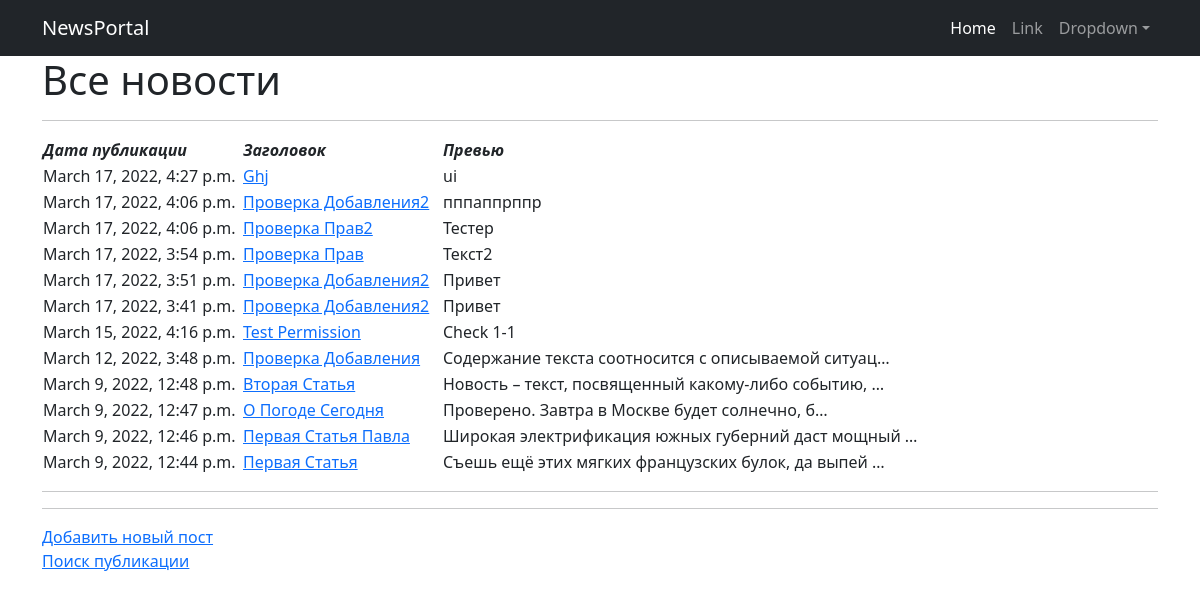
Page /news/ on the committed database.
### newspage/models.py (models this page shows, shortened)
class Post(models.Model):
    news = 'N'
    article = 'A'
    type = [
        (news, 'Новость'),
        (article, 'Статья')
    ]
    type_post = models.CharField(max_length=1, choices=type, default=article)
    author = models.ForeignKey(Author, on_delete=models.CASCADE)
    time_write = models.DateTimeField(auto_now_add=True)
    title = models.CharField(max_length=255, blank=False)
    text = models.TextField()
    rating = models.IntegerField(default=0)

### newspage/views.py (the view)
# urls.py: path('', PostList.as_view()),
class PostList(ListView):
    model = Post
    template_name = 'posts.html'
    context_object_name = 'posts'
    queryset = Post.objects.order_by('-id')
    paginate_by = 20

### templates/posts.html (shortened to what this page needs)
{% extends 'flatpages/default.html' %}
{% block content %}
    <h1>Все новости</h1>
    <hr>
    {% if posts %}
        <table>
            <thead>
                <tr>
                    <td width="200">
                        <em><strong> Дата публикации </strong></em>
                    </td>
                    <td width="200">
                        <em><strong> Заголовок </strong></em>
                    </td>
                    <td>
                        <em><strong> Превью </strong></em>
                    </td>
                </tr>
            </thead>
        {% for post in posts %}
            <tr>
                <td>
                    {{ post.time_write }}
                </td>
                <td>
                    <a href="{% url 'post' post.id %}">{{ post.title | title }}</a>
                </td>
                <td>
                    {{ post.text | truncatechars:51 }}
                </td>
            </tr>
        {% endfor %}
        </table>
<hr>
    {% else %}
        <h2>Новостей нет!</h2>
    {% endif %}
<hr>
    <a href="{% url 'post_add' %}">Добавить новый пост</a> <br>
    <a href="{% url 'post_search' %}">Поиск публикации</a> <br>
{% endblock content %}

### templates/flatpages/default.html (shortened to what this page needs)
<!DOCTYPE html>
<html lang="en">
    <head>
        {% load static %}
        <link href="{% static 'css/styles.css' %}" rel="stylesheet" />
    </head>
    <body>
        <nav class="navbar navbar-expand-lg navbar-dark bg-dark">
            <div class="container">
                <a class="navbar-brand" href="#">NewsPortal</a>
                <div class="collapse navbar-collapse" id="navbarSupportedContent">
                    <ul class="navbar-nav ms-auto mb-2 mb-lg-0">
                        <li class="nav-item"><a class="nav-link active" aria-current="page" href="#">Home</a></li>
                        <li class="nav-item"><a class="nav-link" href="#">Link</a></li>
                        <li class="nav-item dropdown">
                            <a class="nav-link dropdown-toggle" id="navbarDropdown" href="#" role="button" data-bs-toggle="dropdown" aria-expanded="false">Dropdown</a>
                        </li>
                    </ul>
                </div>
            </div>
        </nav>
        <div class="container">
            <div class="row">
                <div class="col-lg-12 text-left">
                    {% block content %}{% endblock content %}
                </div>
            </div>
        </div>
    </body>
</html>

### rows in the picture
Post: time_write "March 17, 2022, 4:27 p.m.", title "Ghj", text "ui"
Post: time_write "March 17, 2022, 4:06 p.m.", title "Проверка Добавления2", text "пппаппрппр"
Post: time_write "March 17, 2022, 4:06 p.m.", title "Проверка Прав2", text "Тестер"
Post: time_write "March 17, 2022, 3:54 p.m.", title "Проверка Прав", text "Текст2"
Post: time_write "March 17, 2022, 3:51 p.m.", title "Проверка Добавления2", text "Привет"
Post: time_write "March 17, 2022, 3:41 p.m.", title "Проверка Добавления2", text "Привет"
Post: time_write "March 15, 2022, 4:16 p.m.", title "Test Permission", text "Check 1-1"
Post: time_write "March 12, 2022, 3:48 p.m.", title "Проверка Добавления", text "Содержание текста соотносится с описываемой ситуац…"
Post: time_write "March 9, 2022, 12:48 p.m.", title "Вторая Статья", text "Новость – текст, посвященный какому-либо событию, …"
Post: time_write "March 9, 2022, 12:47 p.m.", title "О Погоде Сегодня", text "Проверено. Завтра в Москве будет солнечно, б…"
Post: time_write "March 9, 2022, 12:46 p.m.", title "Первая Статья Павла", text "Широкая электрификация южных губерний даст мощный …"
Post: time_write "March 9, 2022, 12:44 p.m.", title "Первая Статья", text "Съешь ещё этих мягких французских булок, да выпей …"
